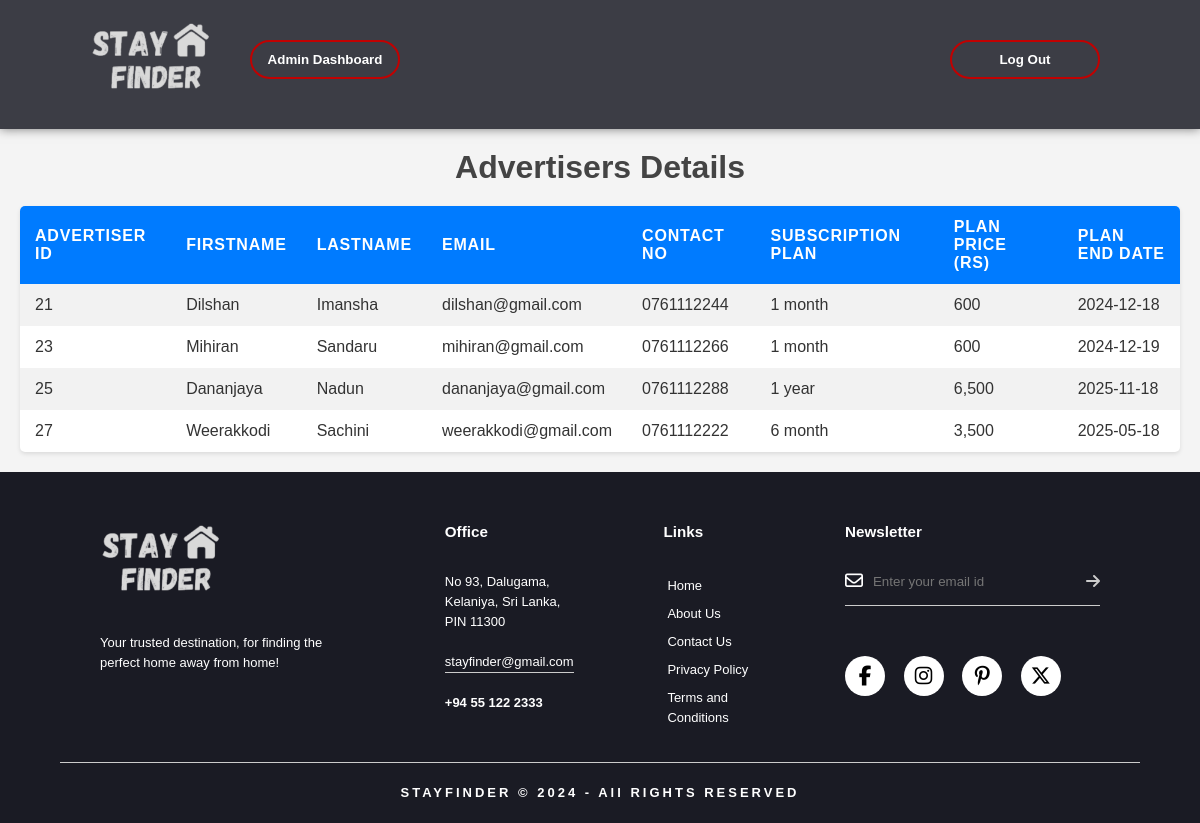
Screenshot of /admin/advertisers-profile.php (signed in) with the database file from the repository.
### tables this page shows
CREATE TABLE `user` (
  `user_id` int(11) NOT NULL,
  `first_name` varchar(50) NOT NULL,
  `last_name` varchar(50) NOT NULL,
  `email` varchar(100) NOT NULL,
  `password` varchar(255) NOT NULL,
  `contact_no` varchar(15) NOT NULL,
  `user_type` enum('seeker','advertiser') NOT NULL,
  `profile_pic` varchar(255) DEFAULT NULL
);

CREATE TABLE `subscription_plans` (
  `plan_id` int(11) NOT NULL,
  `plan_type` varchar(100) NOT NULL,
  `plan_price` decimal(10,2) NOT NULL
);

CREATE TABLE `advertiser_plan` (
  `advertiser_id` int(11) NOT NULL,
  `plan_id` int(11) NOT NULL,
  `end_date` date DEFAULT NULL
);

### admin/advertisers-profile.php (the view, shortened to what this page needs)
<?php
include_once "../dbconnect.php";
$query = "
    SELECT u.*, ap.plan_id, ap.end_date, sp.plan_type, sp.plan_price
    FROM user u
    LEFT JOIN advertiser_plan ap ON u.user_id = ap.advertiser_id
    LEFT JOIN subscription_plans sp ON ap.plan_id = sp.plan_id
    WHERE u.user_type = 'advertiser'
";
$result = mysqli_query($connect, $query);
?>
<!DOCTYPE html>
<html lang="en">
<head>
    <link rel="stylesheet" href="admin-css/advertiser-profile.css">
    <link rel="stylesheet" href="admin-css/header.css">
    <link rel="stylesheet" href="admin-css/footer.css">
</head>
<body>
<header>
    <div class="navbar">
        <div class="logo-nav">
            <a href="dashboard.php"><img src="../src-image/logo-white.png" alt="site-logo" class="logo"></a>
            <button onclick="window.location.href='dashboard.php'" class="head-button" type="button"><span class="span-class"></span>Admin Dashboard</button>
        </div>
        <div class="user-info">
        <button onclick="window.location.href='../logout.php'" class="head-button" type="button"><span class="span-class"></span>Log Out</button>
        </div>
    </div>
</header>
    <div class="container">
        <h1>Advertisers Details</h1>
        <table class="advertiser-table">
            <tr>
                <th>Advertiser ID</th>
                <th>Firstname</th>
                <th>Lastname</th>
                <th>Email</th>
                <th>Contact No</th>
                <th>Subscription Plan</th>
                <th>Plan Price (Rs)</th>
                <th>Plan End Date</th>
            </tr>
            <?php while ($row = mysqli_fetch_assoc($result)): ?>
                <tr>
                    <td><?php echo htmlspecialchars($row['user_id']); ?></td>
                    <td><?php echo htmlspecialchars($row['first_name']); ?></td>
                    <td><?php echo htmlspecialchars($row['last_name']); ?></td>
                    <td><?php echo htmlspecialchars($row['email']); ?></td>
                    <td><?php echo htmlspecialchars($row['contact_no']); ?></td>
                    <td><?php echo !empty($row['plan_type']) ? htmlspecialchars($row['plan_type']) : 'No Plan'; ?></td>
                    <td><?php echo !empty($row['plan_price']) ? number_format($row['plan_price']) : '-'; ?></td>
                    <td><?php echo !empty($row['end_date']) ? htmlspecialchars($row['end_date']) : '-'; ?></td>
                </tr>
            <?php endwhile; ?>
        </table>
    </div>
</body>
<?php include "footer.php"; ?>
</html>

### admin/admin-css/advertiser-profile.css (style rules this page uses)
* { margin: 0; padding: 0; font-family: sans-serif; }
body { background-color: #f4f4f4; color: #333; }
.container { padding: 20px; }
h1 { text-align: center; color: #444; margin-bottom: 20px; }
.advertiser-table { width: 100%; border-collapse: collapse; margin: 0 auto; box-shadow: 0 2px 4px rgba(0, 0, 0, 0.1); background-color: #fff; border-radius: 5px; overflow: hidden; }
.advertiser-table th, .advertiser-table td { padding: 12px 15px; text-align: left; }
.advertiser-table th { background-color: #007bff; color: #fff; text-transform: uppercase; letter-spacing: 0.05em; }
.advertiser-table tr:nth-child(even) { background-color: #f2f2f2; }

### admin/admin-css/header.css (style rules this page uses)
header { box-shadow: 0px 0px 10px rgba(0, 0, 0, 0.5); background: #1a1b24d6; padding-bottom: 10px; }
.navbar { width: 85%; margin: auto; padding: 20px 0; display: flex; justify-content: space-between; align-items: center; }
.logo-nav { display: flex; align-items: center; gap: 30px; }
.logo { width: 120px; cursor: pointer; }
.user-info { display: flex; align-items: center; gap: 30px; z-index: 10; }
.head-button { width: 150px; padding: 10px 0; text-align: center; margin: 20px 10px; border-radius: 25px; font-weight: bold; border: 2px solid #c10101 ; background: transparent; color: white; cursor: pointer; position: relative; overflow: hidden; z-index: 1; }

### rows the page displays
user: user_id "21", first_name "Dilshan", last_name "Imansha", email "dilshan@gmail.com", contact_no "0761112244", subscription_plans.plan_type "1 month", subscription_plans.plan_price "600", advertiser_plan.end_date "2024-12-18"
user: user_id "23", first_name "Mihiran", last_name "Sandaru", email "mihiran@gmail.com", contact_no "0761112266", subscription_plans.plan_type "1 month", subscription_plans.plan_price "600", advertiser_plan.end_date "2024-12-19"
user: user_id "25", first_name "Dananjaya", last_name "Nadun", email "dananjaya@gmail.com", contact_no "0761112288", subscription_plans.plan_type "1 year", subscription_plans.plan_price "6,500", advertiser_plan.end_date "2025-11-18"
user: user_id "27", first_name "Weerakkodi", last_name "Sachini", email "weerakkodi@gmail.com", contact_no "0761112222", subscription_plans.plan_type "6 month", subscription_plans.plan_price "3,500", advertiser_plan.end_date "2025-05-18"
